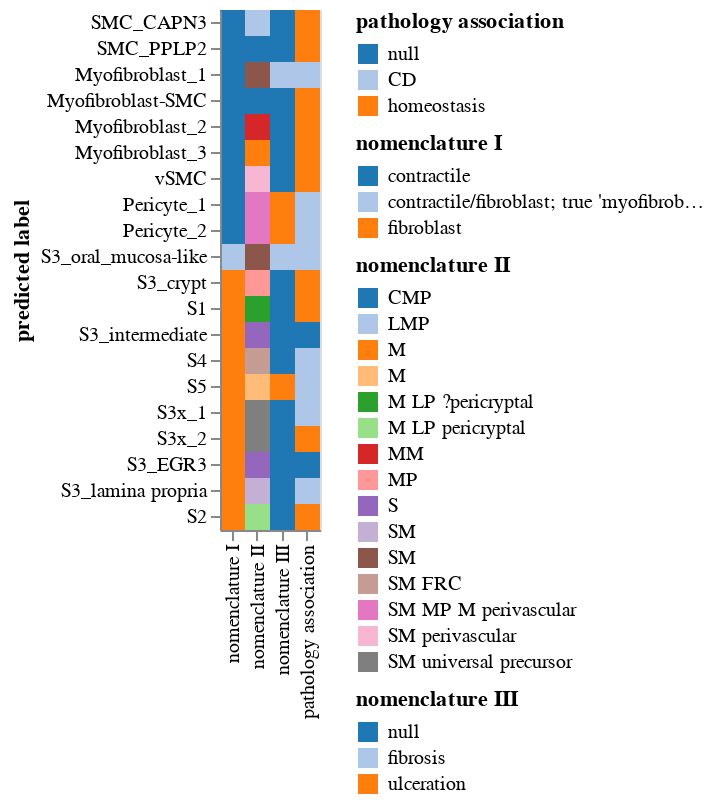

Notebook code cell kept with this figure:
### Code cell
# One chart per nomenclature column, each filtered:
annotations = df_long['annotation'].unique()

#scanpy_order = adata_mesen.uns['dendrogram_annot']['categories_ordered']

layers = []
for col in annotations:
    chart = (alt.Chart(df_long[df_long['annotation'] == col])
             .mark_rect()
             .encode(
                 x=alt.X('annotation:N', title=''),
                 y=alt.Y('predicted label:N',
                         sort=cell_order),
                 color=alt.Color('Category:N', legend=alt.Legend(title=col), scale=alt.Scale(scheme='category20'))
             ))
    layers.append(chart)

final_chart = alt.layer(*layers).resolve_scale(color='independent')

width = 50; height = 260
final_chart.properties(width=width, height=height).save("figures_mesenchymal/dotplot_xenium5k_v3_mesenchymal_labels.pdf")
final_chart.properties(width=width, height=height)

### Figure 1 — Vega-Lite specification as saved in the notebook (floating-point values rounded to 4 significant figures)
{"config": {"view": {"continuousWidth": 300, "continuousHeight": 300}}, "layer": [{"data": {"name": "data-f7a29d711719d54000af28c6edeb256a"}, "mark": {"type": "rect"}, "encoding": {"color": {"field": "Category", "legend": {"title": "pathology association"}, "scale": {"scheme": "category20"}, "type": "nominal"}, "x": {"field": "annotation", "title": "", "type": "nominal"}, "y": {"field": "predicted label", "sort": ["SMC_CAPN3", "SMC_PPLP2", "Myofibroblast_1", "Myofibroblast-SMC", "Myofibroblast_2", "Myofibroblast_3", "vSMC", "Pericyte_1", "Pericyte_2", "S3_oral_mucosa-like", "S3_crypt", "S1", "S3_intermediate", "S4", "S5", "S3x_1", "S3x_2", "S3_EGR3", "S3_lamina propria", "S2"], "type": "nominal"}}}, {"data": {"name": "data-a177f18a1ca788b9d7ec381be44d8050"}, "mark": {"type": "rect"}, "encoding": {"color": {"field": "Category", "legend": {"title": "nomenclature I"}, "scale": {"scheme": "category20"}, "type": "nominal"}, "x": {"field": "annotation", "title": "", "type": "nominal"}, "y": {"field": "predicted label", "sort": ["SMC_CAPN3", "SMC_PPLP2", "Myofibroblast_1", "Myofibroblast-SMC", "Myofibroblast_2", "Myofibroblast_3", "vSMC", "Pericyte_1", "Pericyte_2", "S3_oral_mucosa-like", "S3_crypt", "S1", "S3_intermediate", "S4", "S5", "S3x_1", "S3x_2", "S3_EGR3", "S3_lamina propria", "S2"], "type": "nominal"}}}, {"data": {"name": "data-903bf1d3f986f5855a2be3e2dc2875a3"}, "mark": {"type": "rect"}, "encoding": {"color": {"field": "Category", "legend": {"title": "nomenclature II"}, "scale": {"scheme": "category20"}, "type": "nominal"}, "x": {"field": "annotation", "title": "", "type": "nominal"}, "y": {"field": "predicted label", "sort": ["SMC_CAPN3", "SMC_PPLP2", "Myofibroblast_1", "Myofibroblast-SMC", "Myofibroblast_2", "Myofibroblast_3", "vSMC", "Pericyte_1", "Pericyte_2", "S3_oral_mucosa-like", "S3_crypt", "S1", "S3_intermediate", "S4", "S5", "S3x_1", "S3x_2", "S3_EGR3", "S3_lamina propria", "S2"], "type": "nominal"}}}, {"data": {"name": "data-64d8a3834cfa5d93964ff7c99583aa33"}, "mark": {"type": "rect"}, "encoding": {"color": {"field": "Category", "legend": {"title": "nomenclature III"}, "scale": {"scheme": "category20"}, "type": "nominal"}, "x": {"field": "annotation", "title": "", "type": "nominal"}, "y": {"field": "predicted label", "sort": ["SMC_CAPN3", "SMC_PPLP2", "Myofibroblast_1", "Myofibroblast-SMC", "Myofibroblast_2", "Myofibroblast_3", "vSMC", "Pericyte_1", "Pericyte_2", "S3_oral_mucosa-like", "S3_crypt", "S1", "S3_intermediate", "S4", "S5", "S3x_1", "S3x_2", "S3_EGR3", "S3_lamina propria", "S2"], "type": "nominal"}}}], "height": 260, "resolve": {"scale": {"color": "independent"}}, "width": 50, "$schema": "https://vega.github.io/schema/vega-lite/v5.20.1.json", "datasets": {"data-f7a29d711719d54000af28c6edeb256a": [{"predicted label": "Myofibroblast-SMC", "annotation": "pathology association", "Category": "homeostasis"}, {"predicted label": "Myofibroblast_1", "annotation": "pathology association", "Category": "CD"}, {"predicted label": "Myofibroblast_2", "annotation": "pathology association", "Category": "homeostasis"}, {"predicted label": "Myofibroblast_3", "annotation": "pathology association", "Category": "homeostasis"}, {"predicted label": "Pericyte_1", "annotation": "pathology association", "Category": "CD"}, {"predicted label": "Pericyte_2", "annotation": "pathology association", "Category": "CD"}, {"predicted label": "S1", "annotation": "pathology association", "Category": "homeostasis"}, {"predicted label": "S2", "annotation": "pathology association", "Category": "homeostasis"}, {"predicted label": "S3_EGR3", "annotation": "pathology association", "Category": null}, {"predicted label": "S3_intermediate", "annotation": "pathology association", "Category": null}, {"predicted label": "S3x_1", "annotation": "pathology association", "Category": "CD"}, {"predicted label": "S3x_2", "annotation": "pathology association", "Category": "homeostasis"}, {"predicted label": "S4", "annotation": "pathology association", "Category": "CD"}, {"predicted label": "S5", "annotation": "pathology association", "Category": "CD"}, {"predicted label": "vSMC", "annotation": "pathology association", "Category": "homeostasis"}, {"predicted label": "S3_oral_mucosa-like", "annotation": "pathology association", "Category": "CD"}, {"predicted label": "S3_crypt", "annotation": "pathology association", "Category": "homeostasis"}, {"predicted label": "S3_lamina propria", "annotation": "pathology association", "Category": "CD"}, {"predicted label": "SMC_CAPN3", "annotation": "pathology association", "Category": "homeostasis"}, {"predicted label": "SMC_PPLP2", "annotation": "pathology association", "Category": "homeostasis"}], "data-a177f18a1ca788b9d7ec381be44d8050": [{"predicted label": "Myofibroblast-SMC", "annotation": "nomenclature I", "Category": "contractile"}, {"predicted label": "Myofibroblast_1", "annotation": "nomenclature I", "Category": "contractile"}, {"predicted label": "Myofibroblast_2", "annotation": "nomenclature I", "Category": "contractile"}, {"predicted label": "Myofibroblast_3", "annotation": "nomenclature I", "Category": "contractile"}, {"predicted label": "Pericyte_1", "annotation": "nomenclature I", "Category": "contractile"}, {"predicted label": "Pericyte_2", "annotation": "nomenclature I", "Category": "contractile"}, {"predicted label": "S1", "annotation": "nomenclature I", "Category": "fibroblast"}, {"predicted label": "S2", "annotation": "nomenclature I", "Category": "fibroblast"}, {"predicted label": "S3_EGR3", "annotation": "nomenclature I", "Category": "fibroblast"}, {"predicted label": "S3_intermediate", "annotation": "nomenclature I", "Category": "fibroblast"}, {"predicted label": "S3x_1", "annotation": "nomenclature I", "Category": "fibroblast"}, {"predicted label": "S3x_2", "annotation": "nomenclature I", "Category": "fibroblast"}, {"predicted label": "S4", "annotation": "nomenclature I", "Category": "fibroblast"}, {"predicted label": "S5", "annotation": "nomenclature I", "Category": "fibroblast"}, {"predicted label": "vSMC", "annotation": "nomenclature I", "Category": "contractile"}, {"predicted label": "S3_oral_mucosa-like", "annotation": "nomenclature I", "Category": "contractile/fibroblast; true 'myofibroblast'?"}, {"predicted label": "S3_crypt", "annotation": "nomenclature I", "Category": "fibroblast"}, {"predicted label": "S3_lamina propria", "annotation": "nomenclature I", "Category": "fibroblast"}, {"predicted label": "SMC_CAPN3", "annotation": "nomenclature I", "Category": "contractile"}, {"predicted label": "SMC_PPLP2", "annotation": "nomenclature I", "Category": "contractile"}], "data-903bf1d3f986f5855a2be3e2dc2875a3": [{"predicted label": "Myofibroblast-SMC", "annotation": "nomenclature II", "Category": "CMP"}, {"predicted label": "Myofibroblast_1", "annotation": "nomenclature II", "Category": "SM "}, {"predicted label": "Myofibroblast_2", "annotation": "nomenclature II", "Category": "MM"}, {"predicted label": "Myofibroblast_3", "annotation": "nomenclature II", "Category": "M"}, {"predicted label": "Pericyte_1", "annotation": "nomenclature II", "Category": "SM MP M perivascular"}, {"predicted label": "Pericyte_2", "annotation": "nomenclature II", "Category": "SM MP M perivascular"}, {"predicted label": "S1", "annotation": "nomenclature II", "Category": "M LP ?pericryptal"}, {"predicted label": "S2", "annotation": "nomenclature II", "Category": "M LP pericryptal"}, {"predicted label": "S3_EGR3", "annotation": "nomenclature II", "Category": "S"}, {"predicted label": "S3_intermediate", "annotation": "nomenclature II", "Category": "S"}, {"predicted label": "S3x_1", "annotation": "nomenclature II", "Category": "SM universal precursor"}, {"predicted label": "S3x_2", "annotation": "nomenclature II", "Category": "SM universal precursor"}, {"predicted label": "S4", "annotation": "nomenclature II", "Category": "SM FRC"}, {"predicted label": "S5", "annotation": "nomenclature II", "Category": "M "}, {"predicted label": "vSMC", "annotation": "nomenclature II", "Category": "SM perivascular"}, {"predicted label": "S3_oral_mucosa-like", "annotation": "nomenclature II", "Category": "SM "}, {"predicted label": "S3_crypt", "annotation": "nomenclature II", "Category": "MP"}, {"predicted label": "S3_lamina propria", "annotation": "nomenclature II", "Category": "SM"}, {"predicted label": "SMC_CAPN3", "annotation": "nomenclature II", "Category": "LMP"}, {"predicted label": "SMC_PPLP2", "annotation": "nomenclature II", "Category": "CMP"}], "data-64d8a3834cfa5d93964ff7c99583aa33": [{"predicted label": "Myofibroblast-SMC", "annotation": "nomenclature III", "Category": null}, {"predicted label": "Myofibroblast_1", "annotation": "nomenclature III", "Category": "fibrosis"}, {"predicted label": "Myofibroblast_2", "annotation": "nomenclature III", "Category": null}, {"predicted label": "Myofibroblast_3", "annotation": "nomenclature III", "Category": null}, {"predicted label": "Pericyte_1", "annotation": "nomenclature III", "Category": "ulceration"}, {"predicted label": "Pericyte_2", "annotation": "nomenclature III", "Category": "ulceration"}, {"predicted label": "S1", "annotation": "nomenclature III", "Category": null}, {"predicted label": "S2", "annotation": "nomenclature III", "Category": null}, {"predicted label": "S3_EGR3", "annotation": "nomenclature III", "Category": null}, {"predicted label": "S3_intermediate", "annotation": "nomenclature III", "Category": null}, {"predicted label": "S3x_1", "annotation": "nomenclature III", "Category": null}, {"predicted label": "S3x_2", "annotation": "nomenclature III", "Category": null}, {"predicted label": "S4", "annotation": "nomenclature III", "Category": null}, {"predicted label": "S5", "annotation": "nomenclature III", "Category": "ulceration"}, {"predicted label": "vSMC", "annotation": "nomenclature III", "Category": null}, {"predicted label": "S3_oral_mucosa-like", "annotation": "nomenclature III", "Category": "fibrosis"}, {"predicted label": "S3_crypt", "annotation": "nomenclature III", "Category": null}, {"predicted label": "S3_lamina propria", "annotation": "nomenclature III", "Category": null}, {"predicted label": "SMC_CAPN3", "annotation": "nomenclature III", "Category": null}, {"predicted label": "SMC_PPLP2", "annotation": "nomenclature III", "Category": null}]}}
